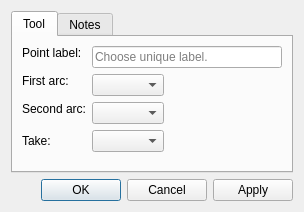
<?xml version="1.0" encoding="UTF-8"?>
<ui version="4.0">
 <class>DialogPointOfIntersectionArcs</class>
 <widget class="QDialog" name="DialogPointOfIntersectionArcs">
  <property name="geometry">
   <rect>
    <x>0</x>
    <y>0</y>
    <width>304</width>
    <height>212</height>
   </rect>
  </property>
  <property name="windowTitle">
   <string>Tool point of intersetion arcs</string>
  </property>
  <property name="windowIcon">
   <iconset resource="../../../vmisc/share/resources/icon.qrc">
    <normaloff>:/icon/64x64/icon64x64.png</normaloff>:/icon/64x64/icon64x64.png</iconset>
  </property>
  <layout class="QVBoxLayout" name="verticalLayout">
   <item>
    <widget class="QTabWidget" name="tabWidget">
     <property name="currentIndex">
      <number>0</number>
     </property>
     <widget class="QWidget" name="tab">
      <attribute name="title">
       <string>Tool</string>
      </attribute>
      <layout class="QFormLayout" name="formLayout_2">
       <property name="fieldGrowthPolicy">
        <enum>QFormLayout::ExpandingFieldsGrow</enum>
       </property>
       <item row="0" column="0">
        <widget class="QLabel" name="labelEditNamePoint">
         <property name="sizePolicy">
          <sizepolicy hsizetype="Fixed" vsizetype="Fixed">
           <horstretch>0</horstretch>
           <verstretch>0</verstretch>
          </sizepolicy>
         </property>
         <property name="text">
          <string>Point label:</string>
         </property>
        </widget>
       </item>
       <item row="0" column="1">
        <widget class="QLineEdit" name="lineEditNamePoint">
         <property name="toolTip">
          <string>Unique label</string>
         </property>
         <property name="placeholderText">
          <string>Choose unique label.</string>
         </property>
        </widget>
       </item>
       <item row="1" column="0">
        <widget class="QLabel" name="labelArc1">
         <property name="sizePolicy">
          <sizepolicy hsizetype="Fixed" vsizetype="Fixed">
           <horstretch>0</horstretch>
           <verstretch>0</verstretch>
          </sizepolicy>
         </property>
         <property name="text">
          <string>First arc:</string>
         </property>
        </widget>
       </item>
       <item row="1" column="1">
        <widget class="QComboBox" name="comboBoxArc1"/>
       </item>
       <item row="2" column="0">
        <widget class="QLabel" name="labelArc2">
         <property name="sizePolicy">
          <sizepolicy hsizetype="Fixed" vsizetype="Fixed">
           <horstretch>0</horstretch>
           <verstretch>0</verstretch>
          </sizepolicy>
         </property>
         <property name="text">
          <string>Second arc:</string>
         </property>
        </widget>
       </item>
       <item row="2" column="1">
        <widget class="QComboBox" name="comboBoxArc2"/>
       </item>
       <item row="3" column="0">
        <widget class="QLabel" name="label">
         <property name="text">
          <string>Take:</string>
         </property>
        </widget>
       </item>
       <item row="3" column="1">
        <widget class="QComboBox" name="comboBoxResult"/>
       </item>
      </layout>
     </widget>
     <widget class="QWidget" name="tab_2">
      <attribute name="title">
       <string>Notes</string>
      </attribute>
      <layout class="QVBoxLayout" name="verticalLayout_2">
       <item>
        <widget class="QPlainTextEdit" name="plainTextEditToolNotes"/>
       </item>
      </layout>
     </widget>
    </widget>
   </item>
   <item>
    <widget class="QDialogButtonBox" name="buttonBox">
     <property name="orientation">
      <enum>Qt::Horizontal</enum>
     </property>
     <property name="standardButtons">
      <set>QDialogButtonBox::Apply|QDialogButtonBox::Cancel|QDialogButtonBox::Ok</set>
     </property>
    </widget>
   </item>
  </layout>
 </widget>
 <resources>
  <include location="../../../vmisc/share/resources/icon.qrc"/>
 </resources>
 <connections>
  <connection>
   <sender>buttonBox</sender>
   <signal>accepted()</signal>
   <receiver>DialogPointOfIntersectionArcs</receiver>
   <slot>accept()</slot>
   <hints>
    <hint type="sourcelabel">
     <x>248</x>
     <y>254</y>
    </hint>
    <hint type="destinationlabel">
     <x>157</x>
     <y>274</y>
    </hint>
   </hints>
  </connection>
  <connection>
   <sender>buttonBox</sender>
   <signal>rejected()</signal>
   <receiver>DialogPointOfIntersectionArcs</receiver>
   <slot>reject()</slot>
   <hints>
    <hint type="sourcelabel">
     <x>316</x>
     <y>260</y>
    </hint>
    <hint type="destinationlabel">
     <x>286</x>
     <y>274</y>
    </hint>
   </hints>
  </connection>
 </connections>
</ui>
